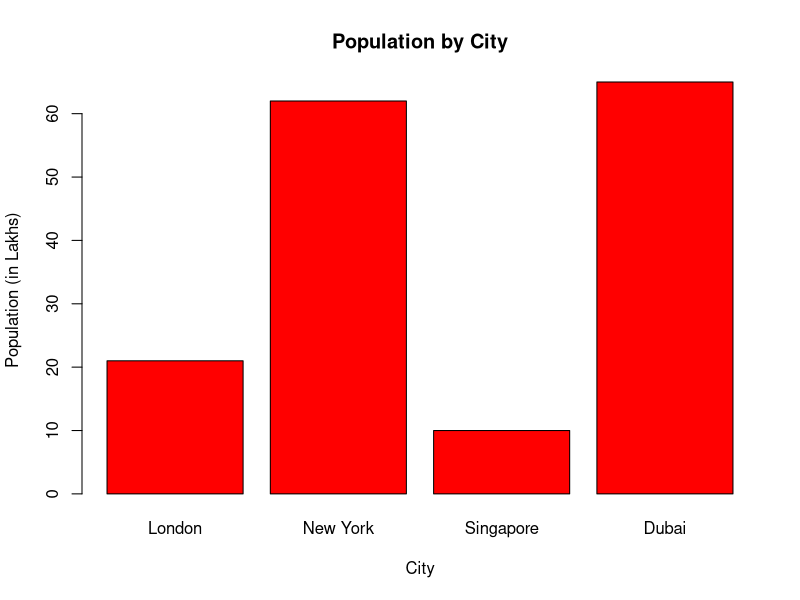
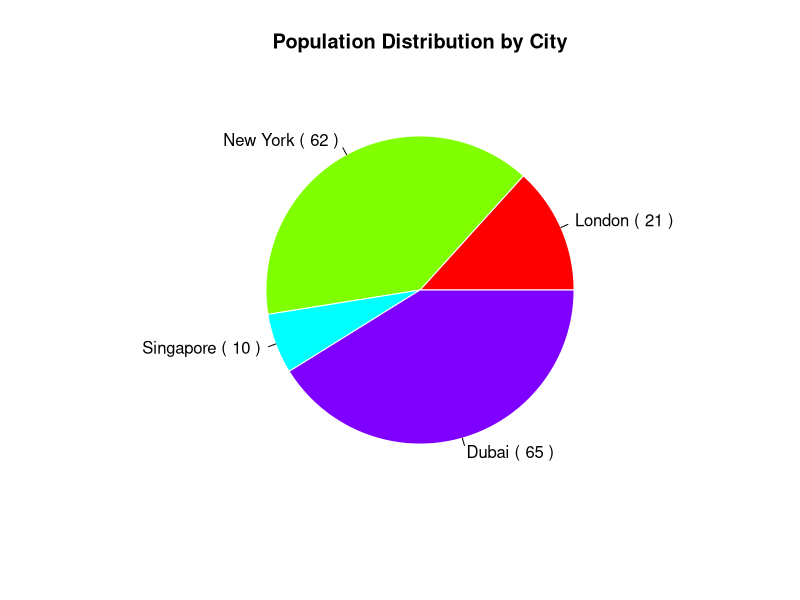

Source code (R) for these figures, in order:
 #Question 7: Plot a bar chart and pie chart for the following data:

# Given data for population
population <- c(21, 62, 10, 65)
city <- c("London", "New York", "Singapore", "Dubai")

# Bar chart
barplot(population, names.arg = city, main = "Population by City", xlab = "City", 
ylab = "Population (in Lakhs)", col = "Red", border = "black")

# Pie chart
pie(population, labels = paste(city, "(", population, ")", sep = " "), main = "Population Distribution by City",
 col = rainbow(length(population)), border = "white")